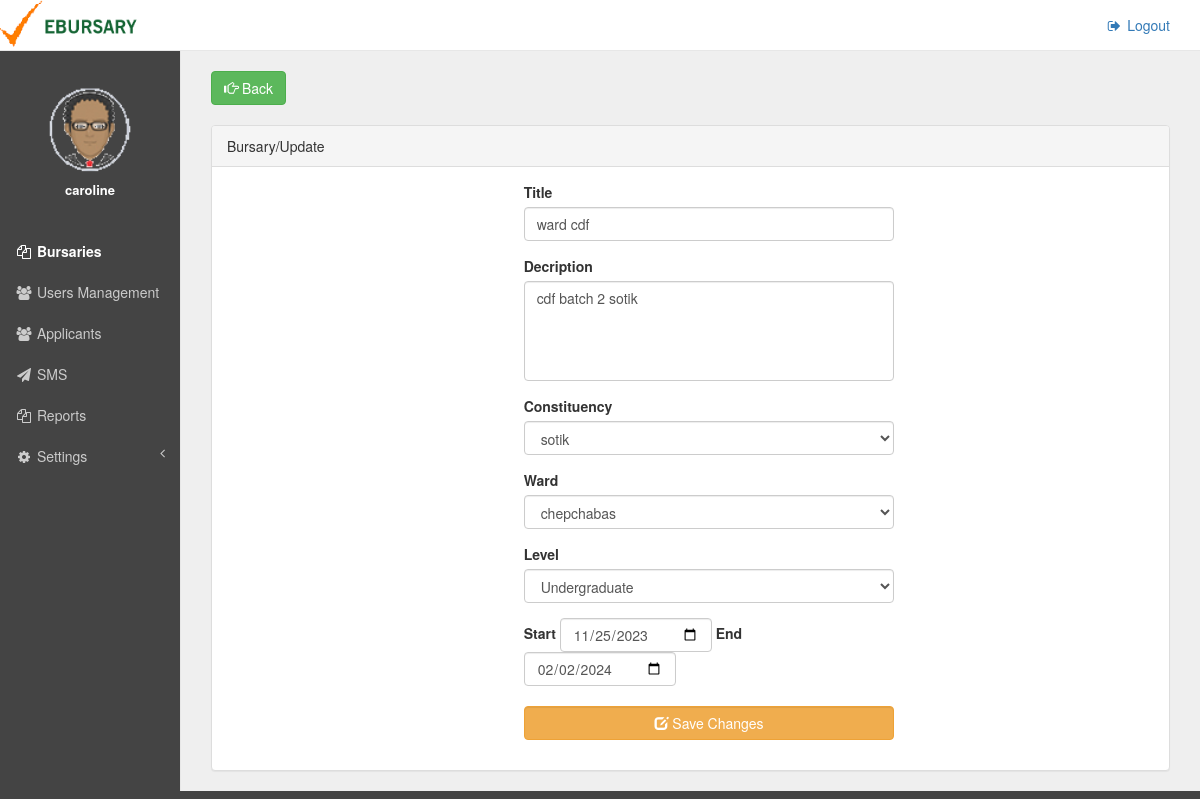
Page /edit_bursary.php?bursary_id=12 (signed in) on the committed database.
### tables this page shows
CREATE TABLE `bursaries` (
  `bursary_id` int(11) NOT NULL,
  `title` varchar(50) NOT NULL,
  `description` text NOT NULL,
  `start` varchar(10) NOT NULL,
  `end` varchar(10) NOT NULL,
  `constituency` text DEFAULT NULL,
  `ward` text NOT NULL,
  `level` varchar(255) NOT NULL
);

### edit_bursary.php (the view, shortened to what this page needs)
<?php
    require_once 'connect.php';
?>
<!DOCTYPE html>
<html lang="en">
<head>
    <link href="vendor/bootstrap/css/bootstrap.min.css" rel="stylesheet">
    <link href="vendor/metisMenu/metisMenu.min.css" rel="stylesheet">
    <link href="vendor/datatables-plugins/dataTables.bootstrap.css" rel="stylesheet">
    <link href="vendor/datatables-responsive/dataTables.responsive.css" rel="stylesheet">
    <link href="dist/css/sb-admin-2.css" rel="stylesheet">
    <link href="vendor/font-awesome/css/font-awesome.min.css" rel="stylesheet" type="text/css">
    <link href="css/sley.css" rel="stylesheet" type="text/css">
</head>
<body>
    <div id="wrapper">
        <nav class="navbar navbar-default navbar-static-top" role="navigation" style="margin-bottom: 0; background: #fff">
            <?php include 'header.php'?>
            <?php include 'sidebar.php'?>
        </nav>
        <div id="page-wrapper">
            <div class="row">
                <div class="col-lg-12">
                    <a class = "btn btn-success" href = "home.php"><span class = "glyphicon glyphicon-hand-right"></span> Back</a>
                    <div class="panel panel-default">
                        <div class="panel-heading">
                           Bursary/Update
                        </div>
                        <div class="panel-body">
                            <div style = "width:40%; margin-left:32%;">
							<?php
								$q_activity = $conn->query("SELECT * FROM `bursaries` WHERE `bursary_id` = '$_REQUEST[bursary_id]'") or die(mysqli_error($conn));
								$f_activity = $q_activity->fetch_array();
							?>
							<form method = "POST" action = "edit_bursary_query.php?bursary_id=<?php echo $f_activity['bursary_id']?>">
								<div class = "form-group">
									<label>Title</label>
									<input type = "text" value = "<?php echo $f_activity['title']?>" class = "form-control" name = "title" />
								</div>
								<div class = "form-group">
									<label>Decription</label>
									<textarea name = "description" style = "height:100px; resize:none;" class = "form-control"><?php echo $f_activity['description']?></textarea>
								</div>
								<div class = "form-group">
									<label>Constituency</label>
									<select class="form-control" name="constituency" id="constituency">
										<option value="<?php echo $f_activity['constituency']?>"><?php echo $f_activity['constituency']?></option>
									</select>
								</div>
								<div class = "form-group">
									<label>Ward</label>
									<select class="form-control" name="ward" id="ward">
										<option value="<?php echo $f_activity['ward']?>"><?php echo $f_activity['ward']?></option>
									</select>
								</div>
								<div class = "form-group">
									<label>Level</label>
									<select class="form-control" name="level" id="level">
										<option value="<?php echo $f_activity['level']?>"><?php echo $f_activity['level']?></option>
									</select>
								</div>
								<div class = "form-inline">
									<label>Start</label>
									<input type = "date" value = "<?php echo $f_activity['start']?>" style = "width:41%;" class = "form-control"  name = "start"/>
									<label>End</label>
									<input type = "date" value = "<?php echo $f_activity['end']?>" style = "width:41%;" class = "form-control"  name = "end"/>
								</div>
								<br />
								<div class = "form-group">
									<button class = "btn btn-warning form-control" name = "update_bursary"><span class = "glyphicon glyphicon-edit"></span> Save Changes</button>
								</div>
							</form>
							</div>
                        </div>
                    </div>
                </div>
            </div>
        </div>
    </div>
</body>
</html>

### css/sley.css (style rules this page uses)
#page-wrapper { background: #efefef; }

### rows in the picture
bursaries: title "ward cdf", description "cdf batch 2 sotik", constituency "sotik", ward "chepchabas", level "Undergraduate", start "11/25/2023", end "02/02/2024"

### other values in the picture
$name "caroline"
